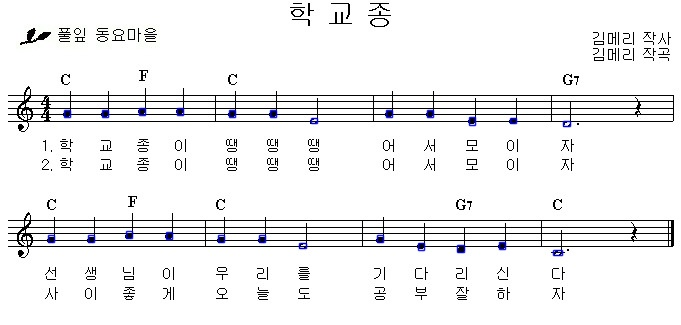
#> input picture model/merged_note.jpg, 681 x 325 px, given in place of , which was not available
$ python preprocess.py
#> lines starting #> are read from the running program, lines starting #| are printed output that depends on the picture; after the words box and inside, x2 and y2 are one past the last pixel; in counts of white or black regions, pixels touching at a corner belong together; pictures that were not available may be replaced by others from this repository, and a replacement may not be noted
### model/blog_functions.py
import cv2
import numpy as np

def threshold(image_path):
    image = cv2.imread(image_path)
    if 'png' in image_path:
        image = cv2.cvtColor(image, cv2.COLOR_BGRA2GRAY)
    elif 'jpg' or 'jpeg' in image_path:
        image = cv2.cvtColor(image, cv2.COLOR_BGR2GRAY)

    ret, image = cv2.threshold(image, 127, 255, cv2.THRESH_BINARY_INV | cv2.THRESH_OTSU)
    return image

def remove_noise(image_path):
    image = threshold(image_path)
    mask = np.zeros(image.shape, np.uint8)  # 보표 영역만 추출하기 위해 마스크 생성

    cnt, labels, stats, centroids = cv2.connectedComponentsWithStats(image)  # 레이블링
    for i in range(1, cnt):
        x, y, w, h, area = stats[i]
        if w > image.shape[1] * 0.3:  # 보표 영역에만
            cv2.rectangle(mask, (x, y, w, h), (255, 0, 0), -1)  # 사각형 그리기

    masked_image = cv2.bitwise_and(image, mask)

    return masked_image


def remove_staves(image, original):
    height, width = image.shape
    staves = []  # 오선의 좌표들이 저장될 리스트

    for row in range(height):
        pixels = 0
        for col in range(width):
            pixels += (image[row][col] == 255)  # 한 행에 존재하는 흰색 픽셀의 개수를 셈
        if pixels >= width * 0.5:  # 이미지 넓이의 50% 이상이라면
            if len(staves) == 0 or abs(staves[-1][0] + staves[-1][1] - row) > 1:  # 첫 오선이거나 이전에 검출된 오선과 다른 오선
                staves.append([row, 0])  # 오선 추가 [오선의 y 좌표][오선 높이]
            else:  # 이전에 검출된 오선과 같은 오선
                staves[-1][1] += 1  # 높이 업데이트

    for staff in range(len(staves)):
        top_pixel = staves[staff][0]  # 오선의 최상단 y 좌표
        bot_pixel = staves[staff][0] + staves[staff][1]  # 오선의 최하단 y 좌표 (오선의 최상단 y 좌표 + 오선 높이)
        for col in range(width):
            if image[top_pixel - 1][col] == 0 and image[bot_pixel + 1][col] == 0:  # 오선 위, 아래로 픽셀이 있는지 탐색
                for row in range(top_pixel, bot_pixel + 1):
                    image[row][col] = 0  # 오선을 지움

    staff_lines = detect_staffline(original)

    # return image, [x[0] for x in staves]
    return image, staff_lines


def detect_staffline(image):
    canny = cv2.Canny(image, 150, 200)
    theta = np.pi / 180
    lines = cv2.HoughLines(canny, rho=1, theta=theta, threshold=350)

    stafflines = []
    if lines is not None:
        for i, line in enumerate(lines):

            ## HoughLines
            rho, theta = line[0]
            a = np.cos(theta)
            b = np.sin(theta)
            x0 = a * rho
            y0 = b * rho
            x1 = int(x0 + image.shape[1]*(-b))
            y1 = int(y0 + image.shape[1]*(a))
            x2 = int(x0 - image.shape[1]*(-b))
            y2 = int(y0 - image.shape[1]*(a))


            ## HoughLines
            if theta == np.float32(np.pi / 2):
                cv2.line(image, (x1, y1), (x2, y2), (255, 0, 0), 1, cv2.LINE_AA)
                stafflines.append(y1)

    stafflines = sorted(stafflines)
    stafflines = merge_staffline(stafflines)

    return stafflines

def merge_staffline(staff):
    thresh = 2

    new = []
    flag = 0
    for i in range(len(staff)-1):
        if flag:
            flag = 0
            continue
        if staff[i+1] - staff[i] <= thresh:
            new.append(int((staff[i+1]+staff[i]) / 2))
            flag = 1
        else:
            new.append(int(staff[i]))

    return new


def normalization(image, staves, standard):
    avg_distance = 0
    lines = int(len(staves) / 5)  # 보표의 개수
    for line in range(lines):
        for staff in range(4):
            staff_above = staves[line * 5 + staff]
            staff_below = staves[line * 5 + staff + 1]
            avg_distance += abs(staff_above - staff_below)  # 오선의 간격을 누적해서 더해줌
    avg_distance /= len(staves) - lines  # 오선 간의 평균 간격

    height, width = image.shape  # 이미지의 높이와 넓이
    weight = standard / avg_distance  # 기준으로 정한 오선 간격을 이용해 가중치를 구함
    new_width = int(width * weight)  # 이미지의 넓이에 가중치를 곱해줌
    new_height = int(height * weight)  # 이미지의 높이에 가중치를 곱해줌

    # image = cv2.resize(image, (new_width, new_height))  # 이미지 리사이징
    ret, image = cv2.threshold(image, 127, 255, cv2.THRESH_BINARY | cv2.THRESH_OTSU)  # 이미지 이진화
    # staves = [x * weight for x in staves]  # 오선 좌표에도 가중치를 곱해줌

    f = open('/opt/ml/model/staves.txt', 'w')
    for i in range(len(staves)):
        f.write('{}\n'.format(staves[i]))
    f.close()

    return image


### model/preprocess.py
import cv2
import os
import sys
import numpy as np
import argparse

from blog_functions import remove_noise, remove_staves, normalization

parser = argparse.ArgumentParser()
parser.add_argument('--resource_path', type=str, default='')
parser.add_argument('--save_name', type=str, default='')
opt = parser.parse_args()
print(opt)

original = cv2.imread(opt.resource_path)
#> original is the input picture: shape (325, 681, 3); mean B, G, R 240.6, 240, 239.9
# 1. 보표 영역 추출 및 그 외 노이즈 제거
image_1 = remove_noise(opt.resource_path)
#> in threshold, `ret, image = cv2.threshold(image, 127, 255, cv2.THRESH_BINARY_INV | cv..`:
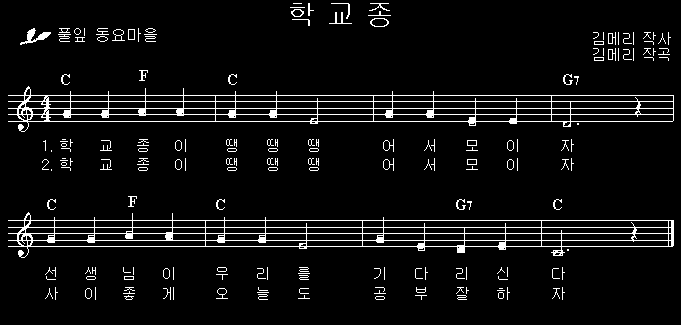
#> image: shape (325, 681); 5.8% white in thin lines or dots, all inside (x1, y1, x2, y2) = (8, 3, 674, 300)
#> in threshold, `ret, image = cv2.threshold(image, 127, 255, cv2.THRESH_BINARY_INV | cv..`: ret = 74
#> in remove_noise, `cnt, labels, stats, centroids = cv2.connectedComponentsWithStats(image)`:
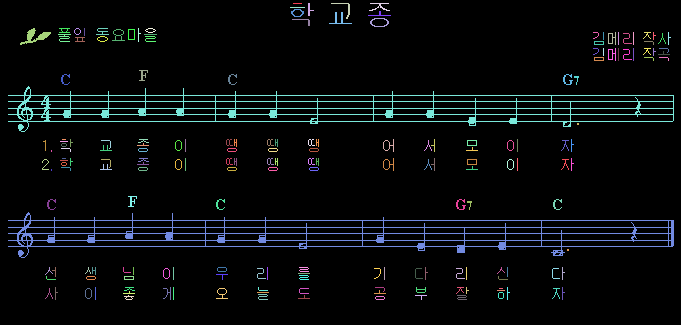
#> labels: shape (325, 681) int32; 187 distinct labels, from 0 to 186; one colour per label, 0 black
#> in remove_noise, `cnt, labels, stats, centroids = cv2.connectedComponentsWithStats(image)`: cnt = 187; stats = 187 rows, first 6: [0, 0, 681, 325, 208543], [293, 3, 9, 1, 9], [308, 3, 6, 13, 30], [331, 3, 19, 16, 48], [369, 3, 21, 8, 52], [290, 7, 15, 1, 15]; centroids = 187 pairs, first value 34.97 to 668.2, second value 3 to 297.6
#> the loop in remove_noise, `for i in range(1, cnt):` made 186 passes
#> after the loop in remove_noise, `for i in range(1, cnt):`:
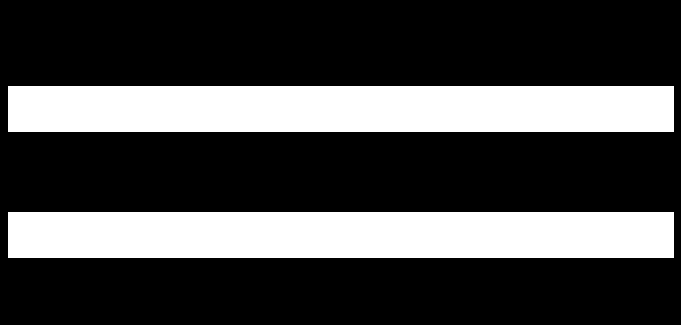
#> mask: shape (325, 681); 27.7% white; 2 white regions, box (x1, y1, x2, y2) and area: (8, 86, 674, 132) 30636, (8, 212, 674, 258) 30636
#> in remove_noise, `masked_image = cv2.bitwise_and(image, mask)`:
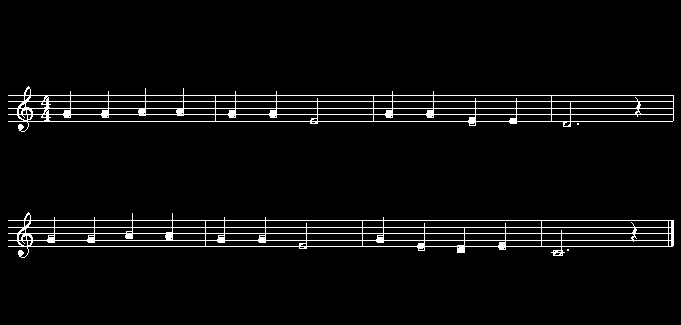
#> masked_image: shape (325, 681); 4% white in thin lines or dots, all inside (x1, y1, x2, y2) = (8, 86, 674, 258)
# cv2.imwrite('image1.jpg', image_1)

# 2. 오선 제거
image_2, staves = remove_staves(image_1, original)
#> after the loop in remove_staves, `for row in range(height):`: staves = [[95, 0], [101, 0], [108, 0], [114, 0], [121, 0], [220, 0], [227, 0], [233, 0], [240, 0], [246, 0]]
#> the loop in remove_staves, `for staff in range(len(staves)):` made 10 passes
#> (top_pixel, bot_pixel) on passes 1 to 10: (95, 95), (101, 101), (108, 108), (114, 114), (121, 121), (220, 220), (227, 227), (233, 233), (240, 240), (246, 246)
#> after the loop in remove_staves, `for staff in range(len(staves)):`:
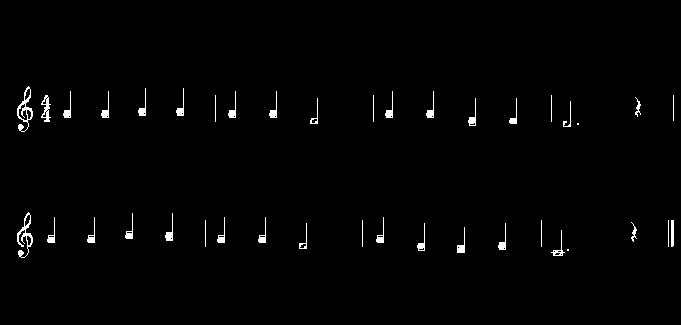
#> image: shape (325, 681); 1.2% white; 40 white regions (2 under 20 px), largest, box (x1, y1, x2, y2) and area: (17, 86, 33, 132) 238, (17, 212, 33, 258) 237, (41, 95, 51, 122) 129
#> in detect_staffline, `canny = cv2.Canny(image, 150, 200)`:
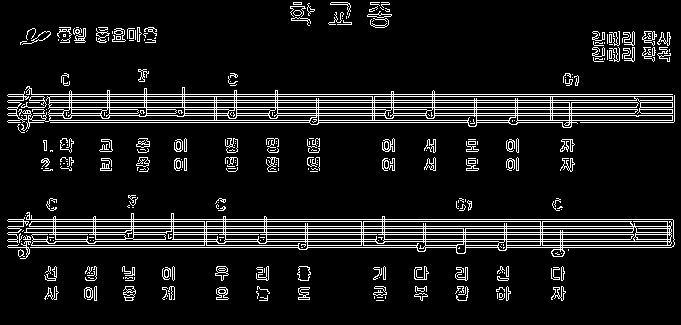
#> canny: shape (325, 681); 9.5% white in thin lines or dots
#> in detect_staffline, `lines = cv2.HoughLines(canny, rho=1, theta=theta, threshold=350)`: lines = 20 rows, first 8: [219, 1.57], [94, 1.57], [226, 1.57], [96, 1.57], [221, 1.57], [100, 1.57], [228, 1.57], [107, 1.57]
#> the loop in detect_staffline, `for i, line in enumerate(lines):` made 20 passes
#> (line, rho, x0, y0, y1, y2) on passes 1 to 12: ([[219, 1.57]], 219, -9.57e-06, 219, 218, 219), ([[94, 1.57]], 94, -4.11e-06, 94, 93, 94), ([[226, 1.57]], 226, -9.88e-06, 226, 225, 226), ([[96, 1.57]], 96, -4.2e-06, 96, 95, 96), ([[221, 1.57]], 221, -9.66e-06, 221, 220, 221), ([[100, 1.57]], 100, -4.37e-06, 100, 99, 100), ([[228, 1.57]], 228, -9.97e-06, 228, 227, 228), ([[107, 1.57]], 107, -4.68e-06, 107, 106, 107), ([[102, 1.57]], 102, -4.46e-06, 102, 101, 102), ([[232, 1.57]], 232, -1.01e-05, 232, 231, 232), ([[247, 1.57]], 247, -1.08e-05, 247, 246, 247), ([[120, 1.57]], 120, -5.25e-06, 120, 119, 120)
#> after the loop in detect_staffline, `for i, line in enumerate(lines):`:
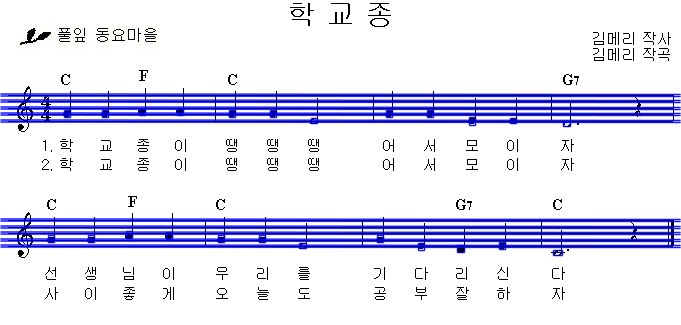
#> image: shape (325, 681, 3); 15.38% of pixels changed, all inside (x1, y1, x2, y2) = (0, 93, 681, 249)
#> after the loop in detect_staffline, `for i, line in enumerate(lines):`: stafflines = [218, 93, 225, 95, 220, 99, 227, 106, 101, 231, 246, 119, 233, 121, 244, 114, 240, 238, 112, 108]
#> in detect_staffline, `stafflines = sorted(stafflines)`: stafflines = [93, 95, 99, 101, 106, 108, 112, 114, 119, 121, 218, 220, 225, 227, 231, 233, 238, 240, 244, 246]
#> the loop in merge_staffline, `for i in range(len(staff)-1):` made 19 passes
#> flag on passes 1 to 12: 1, 0, 1, 0, 1, 0, 1, 0, 1, 0, 1, 0
#> after the loop in merge_staffline, `for i in range(len(staff)-1):`: new = [94, 100, 107, 113, 120, 219, 226, 232, 239, 245]
#> staves = [94, 100, 107, 113, 120, 219, 226, 232, 239, 245]
# cv2.imwrite('image2.jpg', image_2)

# 3. 악보 이미지 정규화
image_3 = normalization(image_2, staves, 10)
#> in normalization, `lines = int(len(staves) / 5)`: lines = 2
#> after the loop in normalization, `for line in range(lines):`: avg_distance = 52
#> in normalization, `avg_distance /= len(staves) - lines`: avg_distance = 6.5
#> in normalization, `weight = standard / avg_distance`: weight = 1.54
#> in normalization, `new_width = int(width * weight)`: new_width = 1047
#> in normalization, `new_height = int(height * weight)`: new_height = 500
#> in normalization, `ret, image = cv2.threshold(image, 127, 255, cv2.THRESH_BINARY | cv2.TH..`: ret = 0
#> the loop in normalization, `for i in range(len(staves)):` made 10 passes
cv2.imwrite(opt.save_name, image_3)
